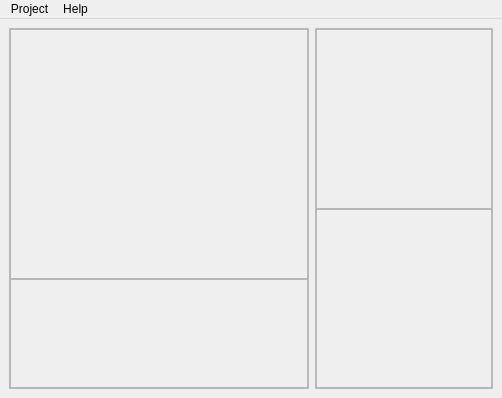
<?xml version="1.0" encoding="UTF-8"?>
<ui version="4.0">
 <class>mw_foundation</class>
 <widget class="QMainWindow" name="mw_foundation">
  <property name="geometry">
   <rect>
    <x>0</x>
    <y>0</y>
    <width>502</width>
    <height>398</height>
   </rect>
  </property>
  <property name="windowTitle">
   <string>Foundation</string>
  </property>
  <widget class="QWidget" name="centralwidget">
   <layout class="QGridLayout" name="gridLayout">
    <item row="0" column="0">
     <widget class="QFrame" name="qf_left">
      <property name="minimumSize">
       <size>
        <width>300</width>
        <height>0</height>
       </size>
      </property>
      <property name="maximumSize">
       <size>
        <width>300</width>
        <height>16777215</height>
       </size>
      </property>
      <property name="frameShape">
       <enum>QFrame::StyledPanel</enum>
      </property>
      <layout class="QVBoxLayout" name="vl_left">
       <property name="spacing">
        <number>0</number>
       </property>
       <property name="margin">
        <number>0</number>
       </property>
       <item>
        <widget class="QFrame" name="qf_treeUp">
         <property name="minimumSize">
          <size>
           <width>0</width>
           <height>250</height>
          </size>
         </property>
         <property name="maximumSize">
          <size>
           <width>16777215</width>
           <height>250</height>
          </size>
         </property>
         <property name="frameShape">
          <enum>QFrame::StyledPanel</enum>
         </property>
         <layout class="QVBoxLayout" name="vl_treeUp">
          <property name="spacing">
           <number>0</number>
          </property>
          <property name="margin">
           <number>0</number>
          </property>
         </layout>
        </widget>
       </item>
       <item>
        <widget class="QFrame" name="qf_treeDn">
         <property name="frameShape">
          <enum>QFrame::StyledPanel</enum>
         </property>
         <layout class="QVBoxLayout" name="vl_treeDn">
          <property name="spacing">
           <number>0</number>
          </property>
          <property name="margin">
           <number>0</number>
          </property>
         </layout>
        </widget>
       </item>
      </layout>
     </widget>
    </item>
    <item row="0" column="1">
     <widget class="QFrame" name="qf_right">
      <property name="sizePolicy">
       <sizepolicy hsizetype="Expanding" vsizetype="Expanding">
        <horstretch>0</horstretch>
        <verstretch>0</verstretch>
       </sizepolicy>
      </property>
      <property name="frameShape">
       <enum>QFrame::StyledPanel</enum>
      </property>
      <layout class="QVBoxLayout" name="vl_right">
       <property name="spacing">
        <number>0</number>
       </property>
       <property name="margin">
        <number>0</number>
       </property>
       <item>
        <widget class="QFrame" name="qf_datasUp">
         <property name="frameShape">
          <enum>QFrame::StyledPanel</enum>
         </property>
         <layout class="QVBoxLayout" name="vl_datas">
          <property name="spacing">
           <number>0</number>
          </property>
          <property name="margin">
           <number>0</number>
          </property>
         </layout>
        </widget>
       </item>
       <item>
        <widget class="QFrame" name="qf_datasDn">
         <property name="frameShape">
          <enum>QFrame::StyledPanel</enum>
         </property>
         <layout class="QVBoxLayout" name="vl_log">
          <property name="spacing">
           <number>0</number>
          </property>
          <property name="margin">
           <number>0</number>
          </property>
         </layout>
        </widget>
       </item>
      </layout>
     </widget>
    </item>
   </layout>
  </widget>
  <widget class="QMenuBar" name="menuBar">
   <property name="geometry">
    <rect>
     <x>0</x>
     <y>0</y>
     <width>502</width>
     <height>21</height>
    </rect>
   </property>
   <widget class="QMenu" name="m_project">
    <property name="title">
     <string>Project</string>
    </property>
    <addaction name="mi_newProject"/>
    <addaction name="mi_loadProject"/>
    <addaction name="separator"/>
    <addaction name="mi_newAsset"/>
    <addaction name="mi_newShot"/>
    <addaction name="separator"/>
    <addaction name="mi_projectSettings"/>
   </widget>
   <widget class="QMenu" name="m_help">
    <property name="title">
     <string>Help</string>
    </property>
    <widget class="QMenu" name="m_logLevel">
     <property name="title">
      <string>Log Level</string>
     </property>
    </widget>
    <addaction name="m_logLevel"/>
    <addaction name="mi_toolTips"/>
   </widget>
   <addaction name="m_project"/>
   <addaction name="m_help"/>
  </widget>
  <action name="mi_log">
   <property name="checkable">
    <bool>true</bool>
   </property>
   <property name="text">
    <string>Log</string>
   </property>
  </action>
  <action name="mi_userGroups">
   <property name="text">
    <string>UserGroups</string>
   </property>
  </action>
  <action name="mi_newProject">
   <property name="text">
    <string>New Project</string>
   </property>
  </action>
  <action name="mi_loadProject">
   <property name="text">
    <string>Load Project</string>
   </property>
  </action>
  <action name="mi_projectSettings">
   <property name="text">
    <string>Project Settings</string>
   </property>
  </action>
  <action name="actionTmp1">
   <property name="text">
    <string>tmp1</string>
   </property>
  </action>
  <action name="mi_toolTips">
   <property name="checkable">
    <bool>true</bool>
   </property>
   <property name="checked">
    <bool>true</bool>
   </property>
   <property name="text">
    <string>Tool Tips</string>
   </property>
  </action>
  <action name="mi_newAsset">
   <property name="text">
    <string>New Asset</string>
   </property>
  </action>
  <action name="mi_newShot">
   <property name="text">
    <string>New Shot</string>
   </property>
  </action>
 </widget>
 <resources/>
 <connections/>
</ui>
